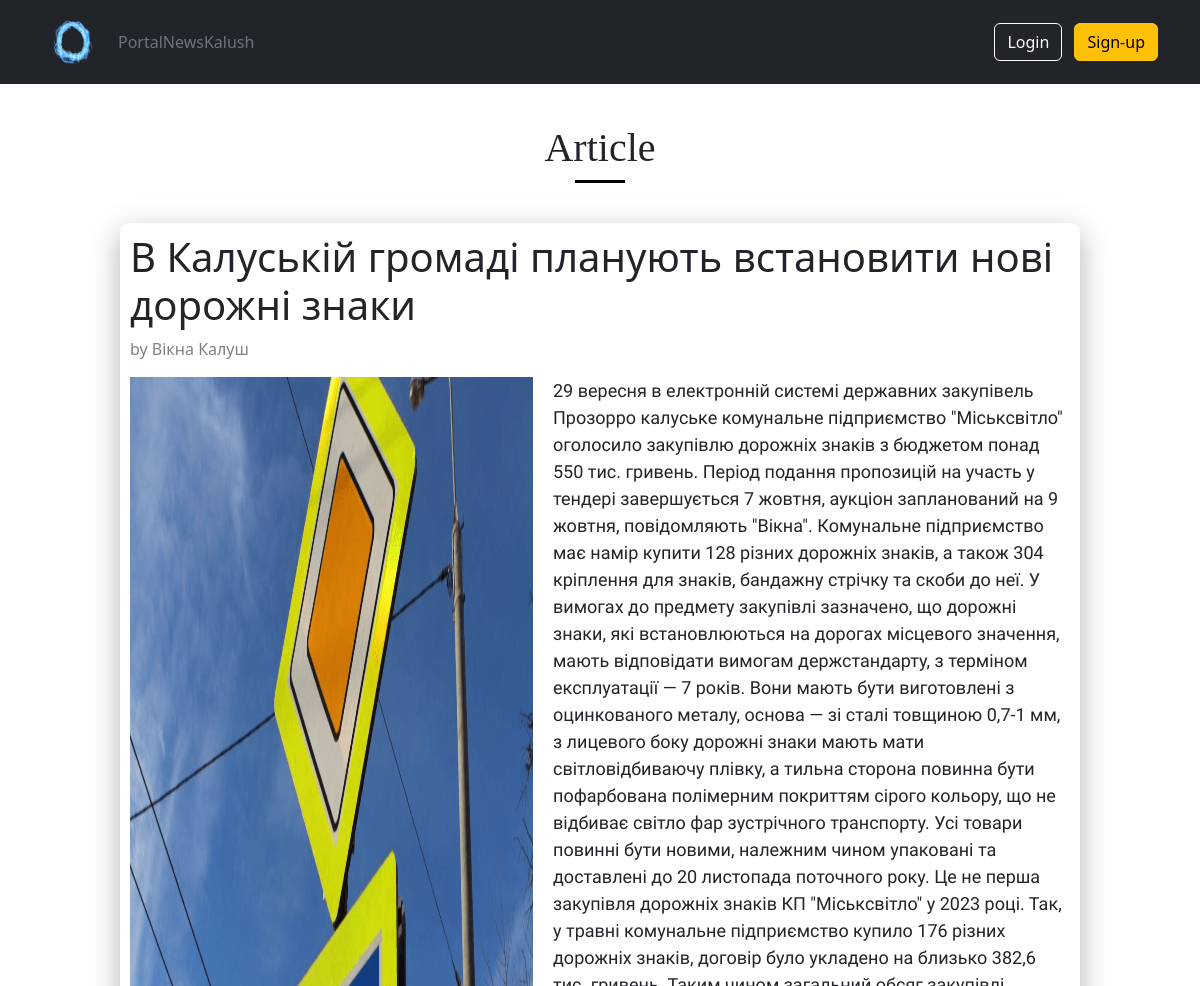
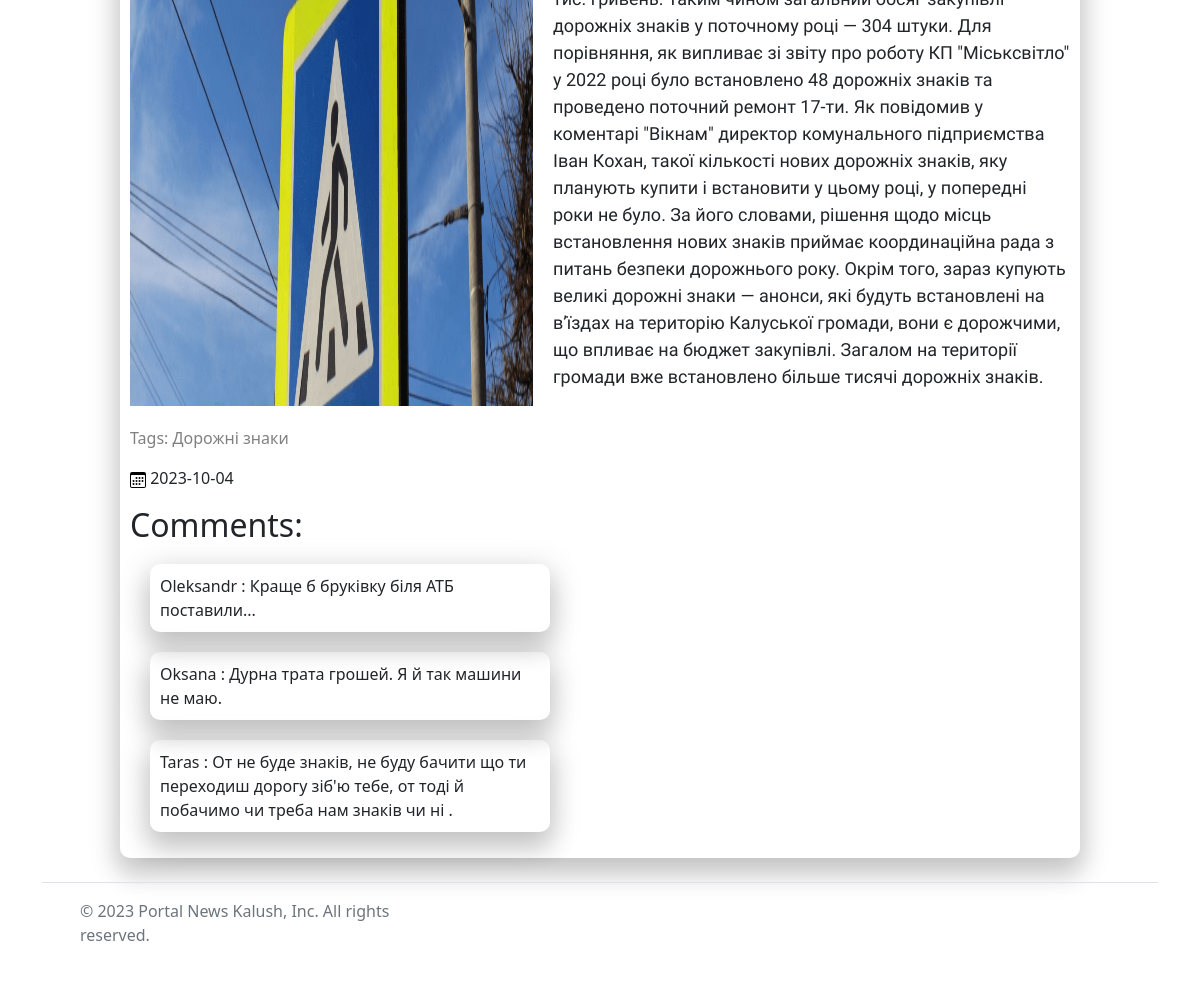
The app's page /article/2 with its own data (2 pictures, top to bottom).
### main.py (models this page shows)
class Article(db.Model):
    __tablename__ = 'articles'
    id = db.Column(db.Integer, primary_key=True)
    title = db.Column(db.String(300), nullable=False)
    author = db.Column(db.String(100), nullable=False)
    date_published = db.Column(db.DateTime, nullable=False)
    tags = db.Column(db.String(100), nullable=False)
    content = db.Column(db.Text, nullable=False)
    photo = db.Column(db.String(255))

class Comment(db.Model):
    id = db.Column(db.Integer, primary_key=True)
    user_id = db.Column(db.Integer, db.ForeignKey('users.id'), nullable=False)
    article_id = db.Column(db.Integer, nullable=False)
    text = db.Column(db.Text, nullable=False)

class Users(db.Model, UserMixin):
    __tablename__ = 'users'
    id = db.Column(db.Integer, primary_key=True)
    username = db.Column(db.String(100), unique=True, nullable=False)
    email = db.Column(db.String(120), unique=True, nullable=False)
    password = db.Column(db.String(60), nullable=False)
    saved_articles = db.relationship('SavedArticle', backref='user', lazy=True)
    comments = db.relationship('Comment', backref='author', lazy=True)

### main.py (the view)
@app.route('/article/<int:article_id>')
def article(article_id):
    article = Article.query.get_or_404(article_id)
    comments = Comment.query.filter_by(article_id=article_id).all()
    return render_template('article.html', article=article, comments=comments)

### templates/article.html (shortened to what this page needs)
{% extends 'base.html' %}
{% block body %}
<h1 class="last_news">Article</h1>
<p class="line__"></p>
<div class="container__article">
    <h1 class="title__article">{{ article.title }}</h1>
    <p class="gray-text2">by {{ article.author }}</p>
    <div class="article-box__">
        <img src="{{ article.photo }}" alt="">
        <p>{{ article.content }}</p>
    </div>
    <p class="gray-text2">Tags: {{ article.tags }}</p>
    <p><img src="/static/images/calendar3.svg" alt="">     {{ article.date_published.strftime('%Y-%m-%d') }}</p>
    {% if comments %}
        <h2>Comments:</h2>
    {% endif %}
    {% for comment in comments %}
        <p class="comments__">{{ comment.author.username }} : {{ comment.text }}</p>
    {% endfor %}
</div>
{% endblock %}

### static/css/style.css (style rules this page uses)
.line__ { border-bottom: 3px solid #000000; width: 50px; margin: 5px auto 5px auto; }
.container__article { width: 80%; margin: 40px auto auto auto; box-shadow: 0 16px 24px 2px rgba(0, 0, 0, 0.14), 0 6px 30px 5px rgba(0, 0, 0, 0.12), 0 8px 10px -15px rgba(0, 0, 0, 0.12); border-radius: 10px; padding: 10px; }
.article-box__ { display: flex; flex-direction: row; padding-bottom: 20px; }
.article-box__ img { max-width: 45%; height: auto; padding-right: 20px; }
.article-box__ p { font-family: 'Ubuntu Condensed', sans-serif; font-size: 18px; }
.gray-text2 { color: gray; }
.comments__ { margin-top: 20px; margin-left: 20px; padding: 10px; border-radius: 10px; width: 400px; box-shadow: 0 16px 24px 2px rgba(0, 0, 0, 0.14), 0 6px 30px 5px rgba(0, 0, 0, 0.12), 0 8px 10px -15px rgba(0, 0, 0, 0.12); }
.last_news { font-family: 'Young Serif', serif; text-align: center; margin-top: 40px; }

### records on screen
Article: title "В Калуській громаді планують встановити нові дорожні знаки", author "Вікна Калуш", photo (picture), content "29 вересня в електронній системі державних закупівель Прозорро калуське комунальне підприємство \"Міськсвітло\" оголосило закупівлю дорожніх знаків з бюджетом понад 550 тис. гривень. Період подання пропозицій на участь у тендері завершується 7 жовтня, аукціон запланований на 9 жовтня, повідомляють \"Вікна\". Комунальне підприємство має намір купити 128 різних дорожніх знаків, а також 304 кріплення для знаків, бандажну стрічку та скоби до неї. У вимогах до предмету закупівлі зазначено, що дорожні знаки, які встановлюються на дорогах місцевого значення, мають відповідати вимогам держстандарту, з терміном експлуатації — 7 років. Вони мають бути виготовлені з оцинкованого металу, основа — зі сталі…", tags "Дорожні знаки", date_published "2023-10-04"
Comment: author.username "Oleksandr", text "Краще б бруківку біля АТБ поставили..."
Comment: author.username "Oksana", text "Дурна трата грошей. Я й так машини не маю."
Comment: author.username "Taras", text "От не буде знаків, не буду бачити що ти переходиш дорогу зіб'ю тебе, от тоді й побачимо чи треба нам знаків чи ні ."
